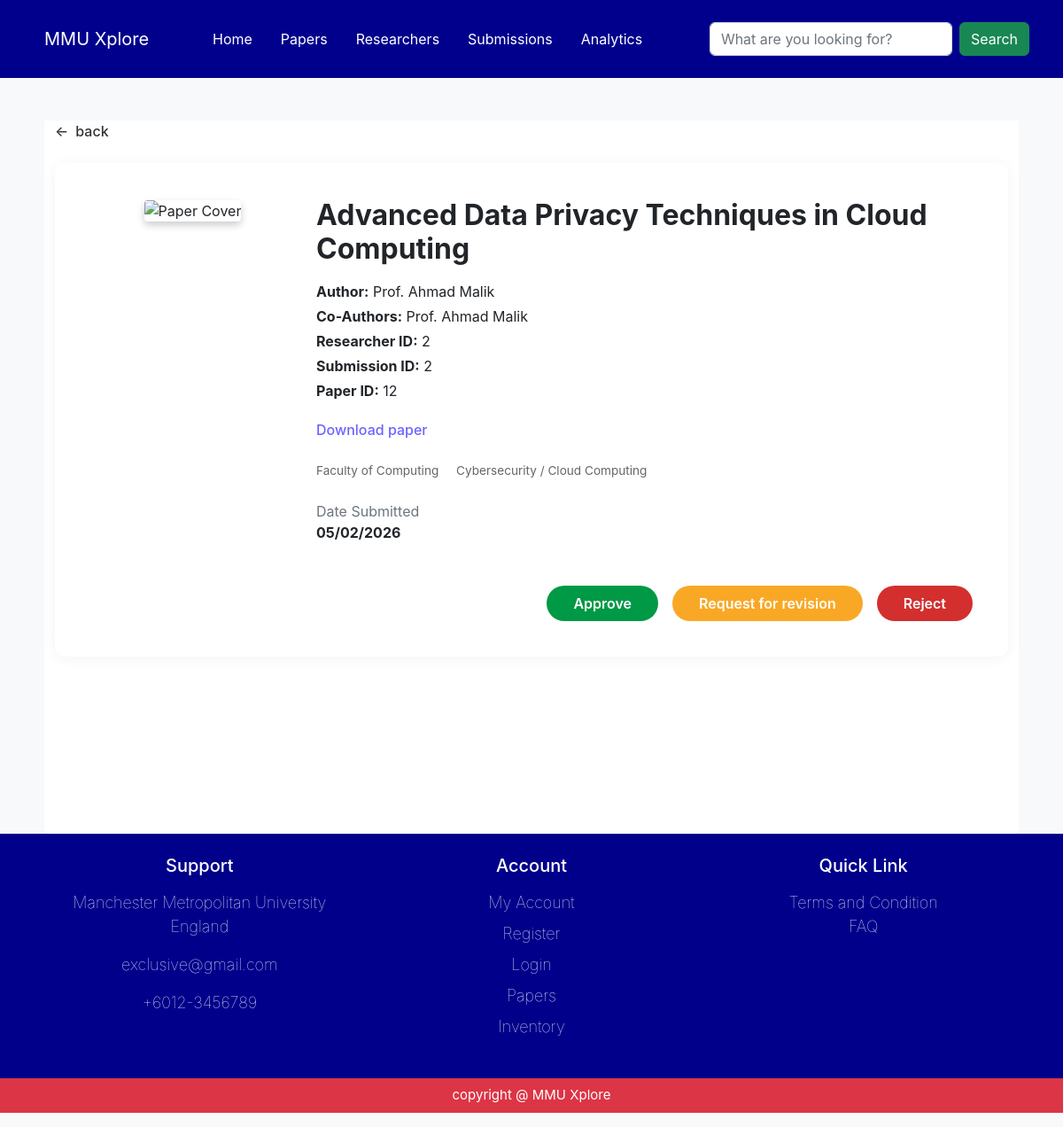
Page /coordinator/submission/2/ on the earlier database version.
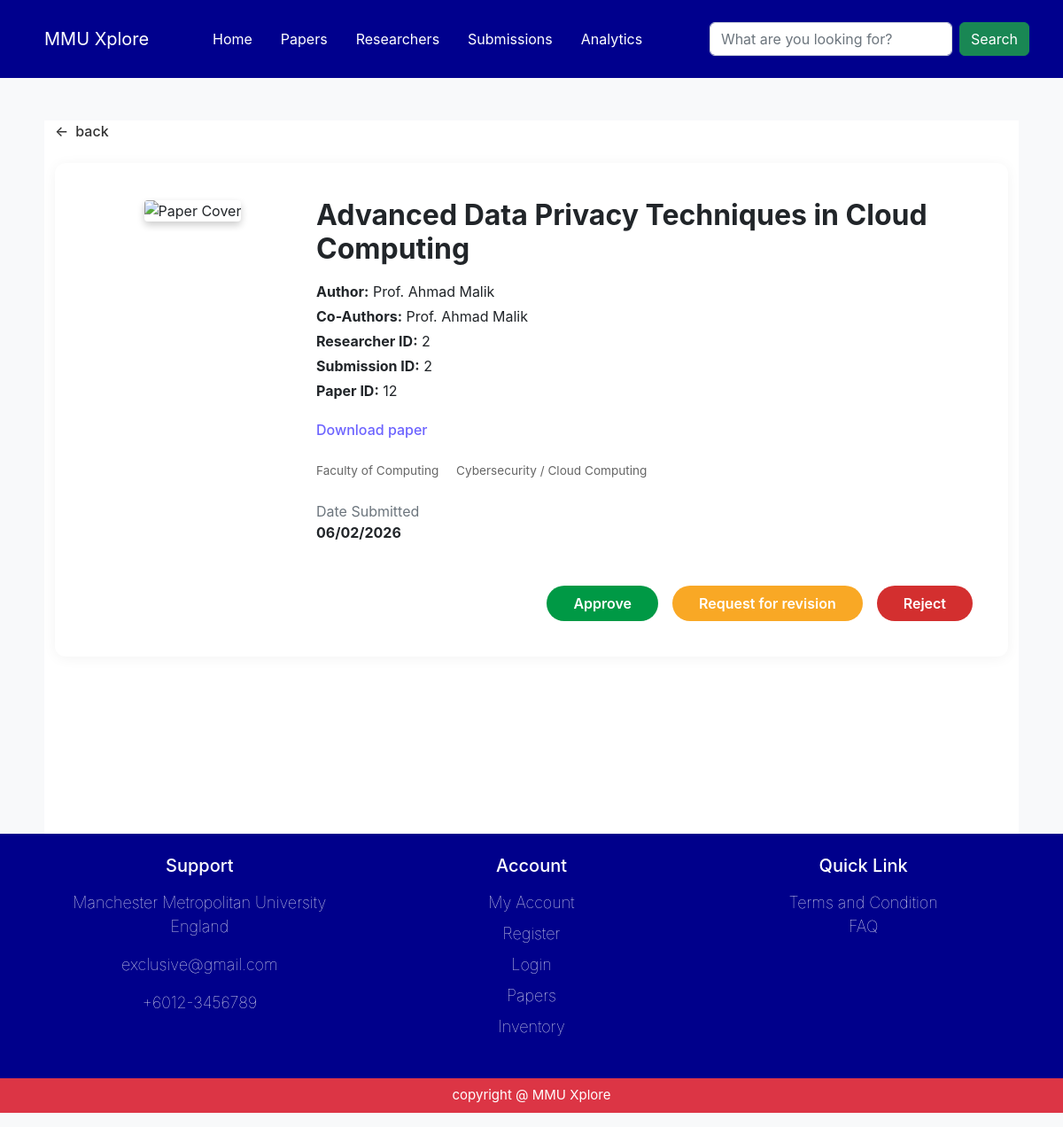
Same page on the later database version.
### myapp/models.py (models this page shows, shortened)
class ResearchPaper(models.Model):
    PAPER_STATUS_CHOICES = [
        ('pending', 'Pending'),
        ('approved', 'Approved'),
        ('rejected', 'Rejected'),
    ]
    paper_id = models.AutoField(primary_key=True)
    researcher_id = models.ForeignKey(Researcher, on_delete=models.CASCADE)
    prog_coor_id = models.ForeignKey(ProgrammeCoordinator, on_delete=models.SET_NULL, null=True, blank=True)
    paper_title = models.CharField(max_length=250)
    paper_category = models.CharField(max_length=100)
    paper_desc = models.TextField()
    paper_doi = models.CharField(max_length=100, blank=True, verbose_name="DOI")
    paper_pdf = models.FileField(upload_to='research_papers/')
    paper_status = models.CharField(max_length=20, choices=PAPER_STATUS_CHOICES, default='Pending')
    paper_coauthor = models.ManyToManyField(User, related_name='coauthored_papers', blank=True)
    total_bookmarked = models.IntegerField(default=0)
    total_likes = models.IntegerField(default=0)
    published_date = models.DateField(null=True, blank=True)
    last_updated = models.DateTimeField(auto_now=True)

class Researcher(models.Model):
     researcher_id = models.AutoField(primary_key=True)
     user_id = models.ForeignKey(User, on_delete=models.CASCADE)
     bio_description = models.TextField(blank=True)
     OCRID = models.CharField(max_length=50, blank=True)
     google_scholar_id = models.CharField(max_length=50, blank=True)
     publications = models.TextField(blank=True)

class User(models.Model):
     user_id = models.AutoField(primary_key=True)
     fullname = models.CharField(max_length=150 , default='unknown' , blank=True)
     university_id = models.CharField(max_length=50, unique=True , default='0000')
     email = models.EmailField(unique=True , default='unknown@example.com')
     password = models.CharField(max_length=250 , default='password')
     role = models.CharField(max_length=50, default='student')
     avatar = models.FileField(upload_to='profile/', blank=True, null=True)
     date_joined = models.DateTimeField(auto_now_add=True )

### myapp/views.py (the view, shortened to what this page needs)
# urls.py: path('coordinator/submission/<int:submission_id>/', views.submission_detail, name='submission_detail'),
def submission_detail(request, submission_id):
    user_id = request.session.get('user_id')
    coordinator = ProgrammeCoordinator.objects.get(user_id__user_id=user_id)
    submission = get_object_or_404(Submissions, submission_id=submission_id)
    paper = submission.paper_id   # get the related ResearchPaper
    context = {
        'coordinator':coordinator,
        'paper': paper,
        'submission_id': submission.submission_id,
        'submission': submission
    }
    return render(request, 'coordinator/submission_detail.html', context)

### myapp/views.py (called while the page is built)
def notification_context(request):
    user_name = request.session.get('user_name', 'Guest')
    user_id = request.session.get('user_id')
    read_ids = request.session.get('read_notifications', [])
    notifications = [] # This will essentially be "unread_notifications" for the navbar
    if user_id:
        all_notifs = Notification.objects.filter(user_id_id=user_id).order_by('-created_at')
        notifications = [n for n in all_notifs if n.notify_id not in read_ids]
    elif user_name != 'Guest':
         user = User.objects.filter(fullname=user_name).first()
         if user:
             all_notifs = Notification.objects.filter(user_id=user).order_by('-created_at')
             notifications = [n for n in all_notifs if n.notify_id not in read_ids]
    return {'notifications': notifications}

### myapp/templates/coordinator/submission_detail.html (shortened to what this page needs)
<!DOCTYPE html>
<html lang="en">
<head>
    <link href="https://cdn.jsdelivr.net/npm/bootstrap@5.2.3/dist/css/bootstrap.min.css" rel="stylesheet">
</head>
<body>
{% include 'components/coordinator_navbar.html' %}
<div class = "page-wrapper">
    <div class="container mt-5">
        <a href="{% url 'coordinator_submissions' %}" class="back-link mb-4">
            <span class="me-2">&larr;</span> back
        </a>
        <div class="paper-card">
            <div class="row">
                <div class="col-md-3 text-center">
                    <img src="https://marketplace.canva.com/EAFaQ8qaArw/1/0/1003w/canva-brown-minimalist-novel-book-cover-twv1M7wzE24.jpg"
                         alt="Paper Cover" class="book-cover">
                </div>
                <div class="col-md-9 position-relative">
                    <h2 class="fw-bold mb-3">{{ paper.paper_title }}</h2>
                    <div class="row mb-3">
                        <div class="col-md-12">
                            <p class="mb-1"><strong>Author:</strong> {{ paper.researcher_id.user_id.fullname }}</p>
                            <p class="mb-1"><strong>Co-Authors:</strong> {{ paper.researcher_id.user_id.fullname }}</p>
                            <p class="mb-1"><strong>Researcher ID:</strong> {{ paper.researcher_id.pk }}</p>
                            <p class="mb-1"><strong>Submission ID:</strong> {{ submission_id }}</p>
                            <p class="mb-1"><strong>Paper ID:</strong> {{ paper.paper_id }}</p>
                        </div>
                    </div>
                    <div class="mb-4">
                        {% if paper.paper_pdf %}
                            <a href="{{ paper.paper_pdf.url }}" download class="action-link">Download paper</a>
                        {% endif %}
                    </div>
                    <div class="tags mb-4">
                        <span class="me-3">Faculty of Computing</span>
                        <span class="me-3" >{{ paper.paper_category }}</span>
                    </div>
                    <div class="mb-5">
                        <span class="text-muted">Date Submitted</span><br>
                        <strong>{{ paper.last_updated|date:"d/m/Y" }}</strong>
                    </div>
                    <div class="d-flex justify-content-end align-items-end gap-3" style="margin-top: 20px;">
                        {% if submission.status == 'pending' or submission.status == 'revision'%}
                            <button type="button" onclick="triggerModal('approve')" class="btn btn-custom btn-approve">Approve</button>
                            <button type="button" onclick="triggerModal('revision')" class="btn btn-custom btn-revision">Request for revision</button>
                            <button type="button" onclick="triggerModal('reject')" class="btn btn-custom btn-reject">Reject</button>
                        {% endif %}
                    </div>
                </div>
            </div>
        </div>
    </div>
</div>
{% include 'components/footer.html' %}
</body>
</html>

Differences in the rows shown:
changed ResearchPaper "Advanced Data Privacy Techniques in Cloud Computing": last_updated "05/02/2026" → "06/02/2026"
